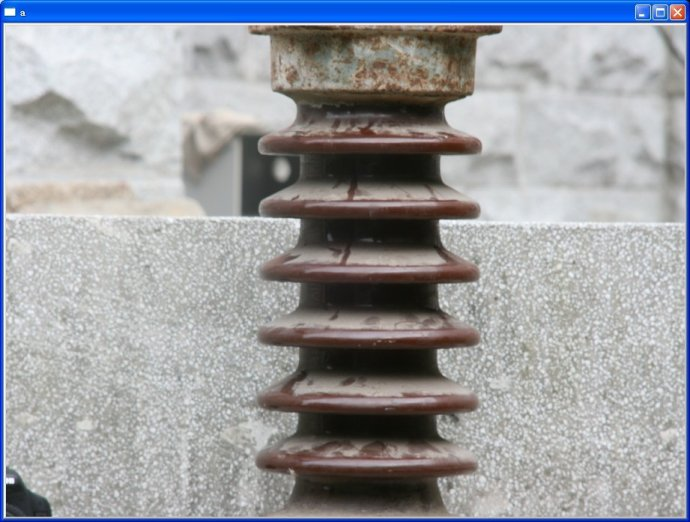
//> input picture img/1.jpg, 690 x 522 px
$ ./sifttest   (built with g++ and OpenCV 4, older OpenCV classes emulated)
//> lines starting //> are read from the running program, lines starting //| are printed output that depends on the picture
// opencvTest.cpp : 定义控制台应用程序的入口点。
//

#include "stdafx.h"
//#include "stdlib.h"
#include "opencv2/highgui/highgui.hpp"
#include "opencv2/imgproc/imgproc.hpp"
#include "opencv2/features2d/features2d.hpp"
#include <iostream>
//#include <stdio.h>
#include <vector>

using namespace cv;
using namespace std;

//#pragma comment(lib,"opencv_core231d.lib")
void testsift1();
int testsift2();

int _tmain(int argc, _TCHAR* argv[])
{
	//testsift2();
    testsift1();
	waitKey(0);
	return 0;
}

int testsift2()
{

	const char* imagename1 = "..\\img\\1.jpg";
	const char* imagename2 = "..\\img\\2.jpg";

	//IplImage * src1 = cvLoadImage(imagename1);
	//IplImage * src2 = cvLoadImage(imagename2);

	Mat img_1 = imread( imagename1, CV_LOAD_IMAGE_GRAYSCALE );
	Mat img_2 = imread( imagename2, CV_LOAD_IMAGE_GRAYSCALE );
	if( !img_1.data || !img_2.data )
	{ std::cout<< " --(!) Error reading images " << std::endl; return -1; }
	//-- Step 1: Detect the keypoints using SURF Detector
	int minHessian = 400;
	SurfFeatureDetector detector( minHessian );
	std::vector<KeyPoint> keypoints_1, keypoints_2;
	detector.detect( img_1, keypoints_1 );
	detector.detect( img_2, keypoints_2 );
	//-- Draw keypoints
	Mat img_keypoints_1; Mat img_keypoints_2;
	drawKeypoints( img_1, keypoints_1, img_keypoints_1, Scalar::all(-1), DrawMatchesFlags::DEFAULT );
	drawKeypoints( img_2, keypoints_2, img_keypoints_2, Scalar::all(-1), DrawMatchesFlags::DEFAULT );
	//-- Show detected (drawn) keypoints
	imshow("Keypoints 1", img_keypoints_1 );
	imshow("Keypoints 2", img_keypoints_2 );
}

void testsift1()
{
	Mat input1=imread("..\\img\\1.jpg",1);
//> input1 is the input picture: 522 rows x 690 cols, CV_8UC3; mean B, G, R 161.5, 156.2, 153.8
	Mat input2=imread("..\\img\\2.jpg",1);
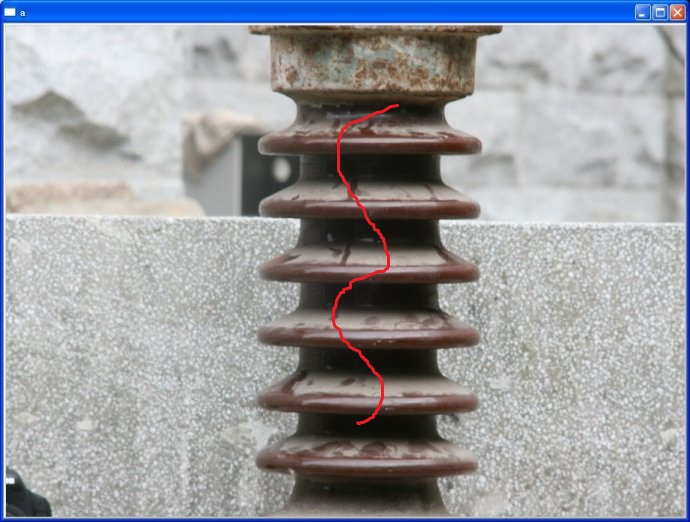
//> input picture img/2.jpg, 690 x 522 px
//> input2 is the input picture: 522 rows x 690 cols, CV_8UC3; mean B, G, R 161.4, 156.1, 154.4
	SiftFeatureDetector detector;
	vector<KeyPoint> keypoint1,keypoint2;
	detector.detect(input1,keypoint1);
//> keypoint1 = 4815 keypoints; strongest (x, y, size): (9, 12, 6.1), (11, 481, 4.5), (9, 480, 6), (4, 516, 2.3)

	Mat output1;
	drawKeypoints(input1,keypoint1,output1);
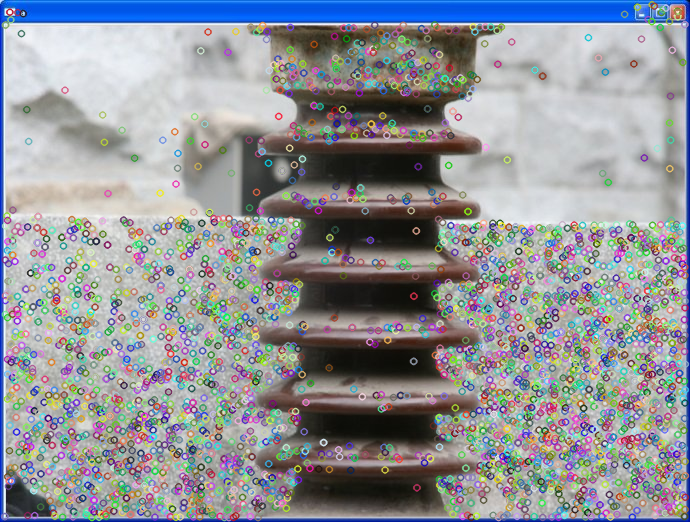
//> output1: 522 rows x 690 cols, CV_8UC3; mean B, G, R 152.6, 147.2, 144.7
	imshow("sift_result1.jpg",output1);
	imwrite("sift_result1.jpg",output1);

	Mat output2;
	SiftDescriptorExtractor extractor;
	Mat descriptor1,descriptor2;
	BruteForceMatcher<L2<float>> matcher;

	vector<DMatch> matches;
	Mat img_matches;
	detector.detect(input2,keypoint2);
//> keypoint2 = 4969 keypoints; strongest (x, y, size): (9, 12, 6.1), (11, 481, 4.5), (9, 480, 6), (4, 516, 2.3)
	drawKeypoints(input2,keypoint2,output2);
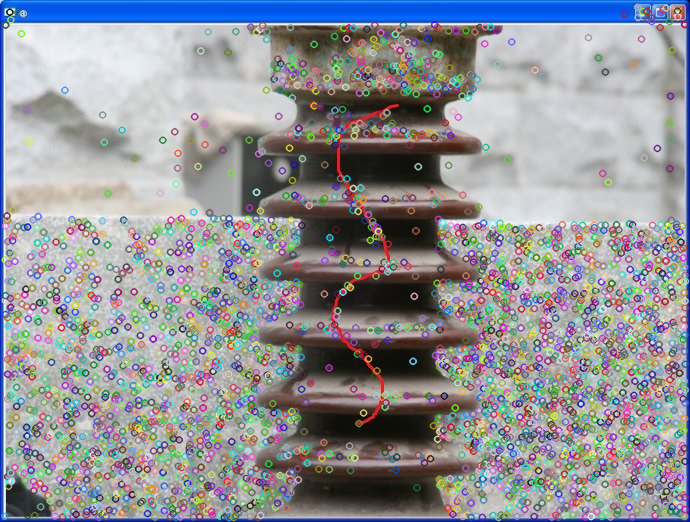
//> output2: 522 rows x 690 cols, CV_8UC3; mean B, G, R 152.5, 147.3, 145.4

	imshow("sift_result2.jpg",output2);
	imwrite("sift_result2.jpg",output2);

	extractor.compute(input1,keypoint1,descriptor1);
	extractor.compute(input2,keypoint2,descriptor2);

	matcher.match(descriptor1,descriptor2,matches);
//> matches = 4815 matches

	drawMatches(input1,keypoint1,input2,keypoint2,matches,img_matches);
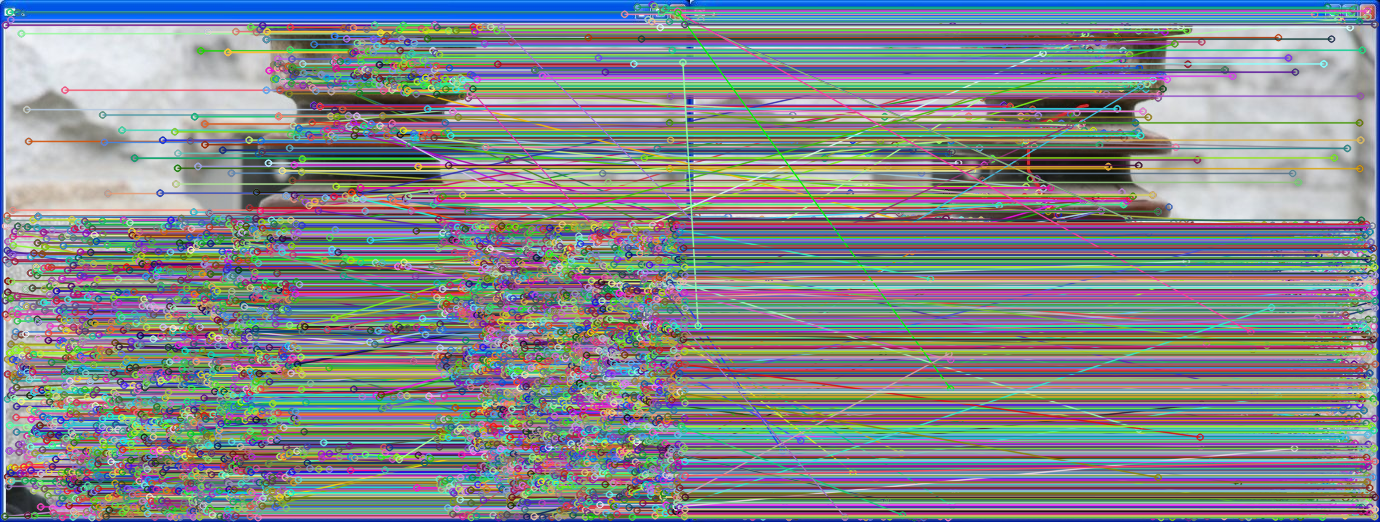
//> img_matches: 522 rows x 1380 cols, CV_8UC3; mean B, G, R 140.1, 135.9, 131.4
	imshow("matches",img_matches);
	imwrite("matches.jpg",img_matches);


}
